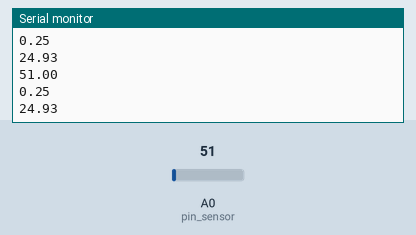
This sketch was run on a simulated Arduino Uno, built with avr-gcc and run on an emulated ATmega328P. On the bench: the last lines printed to the serial monitor. The inputs (shaded band) are chosen by the test bench; at power-on: A0 (pin_sensor) = 51.

Above: at 1.8 s.
1.9 s: A0 (pin_sensor) set to 61
At 2.8 s:
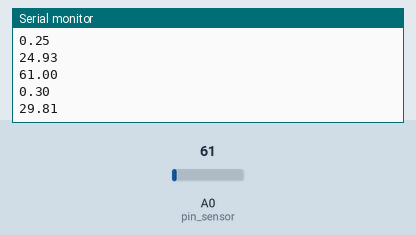
3.4 s: A0 (pin_sensor) set to 71
At 4.6 s:
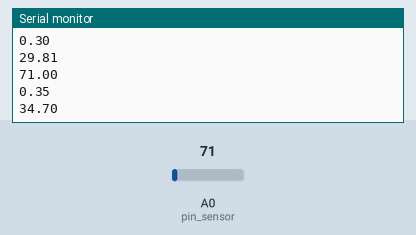
Timing chart, 0 to 6.4 s (numbered marks = the images above; inputs shaded):
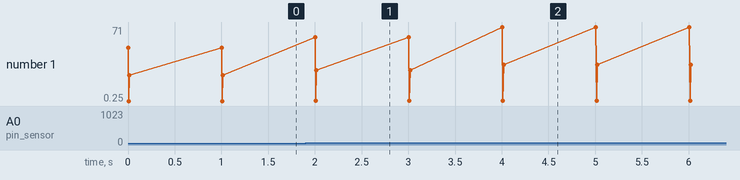

Measured:
- after the input at 1.9 s, the serial monitor: prints a new line after 0.10 s (image 1)
- after the input at 3.4 s, the serial monitor: prints a new line after 0.61 s (image 2)
- plotted number 1: 24.93 → 29.81 after the input at 1.9 s, 29.81 → 34.7 after the input at 3.4 s

The sketch:

Sensor_analogico.ino
```cpp
#define pin_sensor A0 //Pin del sensor
float adc; //Variable para obtener los valores en el 1 paso
float voltaje; //Variable para obtener el voltaje en el 2 paso
float variable; //Variable final del sensor en el 3 paso
float rel_voltaje_variable = 100.00; //Relación Voltaje/Variable del sensor (en el caso del LM35 es 100)

void setup()
{
  Serial.begin(9600);
}

void loop()
{
  //Paso 1, conversión ADC de la lectura del pin analógico
  adc = analogRead(pin_sensor);
  Serial.println(adc);

  //Paso 2, obtener el voltaje
  voltaje = adc * 5 / 1023;
  Serial.println(voltaje);

  //Paso 3, obtener la variable de medida del sensor
  variable = voltaje * rel_voltaje_variable;
  Serial.println(variable);

  delay(1000);
}
```
